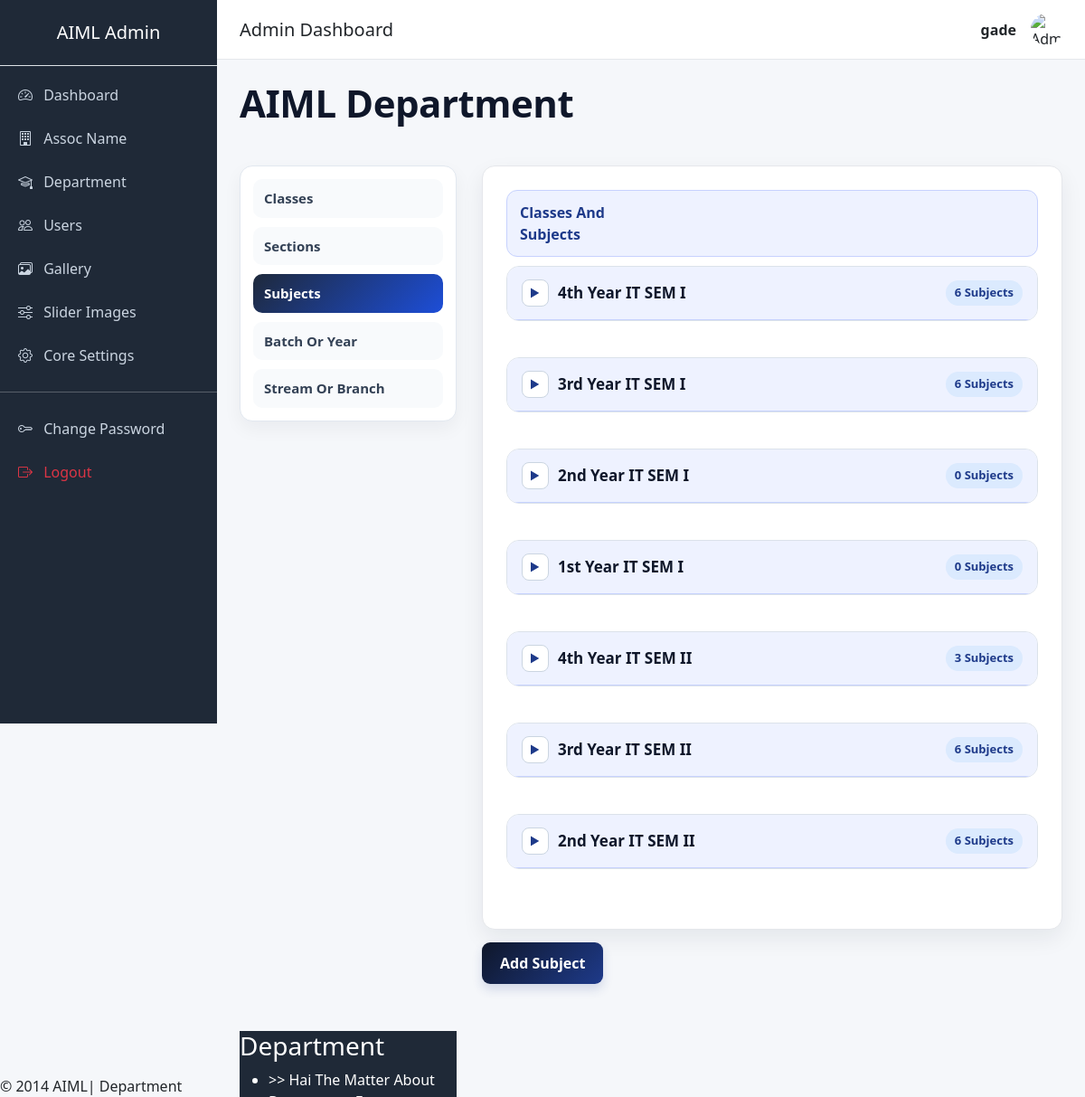
The page /admin/Subject/subjects.php (signed in) on the database its author committed.
### tables this page shows
CREATE TABLE IF NOT EXISTS `class` (
  `id` int(11) NOT NULL AUTO_INCREMENT,
  `class_code` varchar(500) NOT NULL,
  `class_name` varchar(500) NOT NULL,
  PRIMARY KEY (`id`)
);

CREATE TABLE IF NOT EXISTS `highlights` (
  `id` int(11) NOT NULL AUTO_INCREMENT,
  `type` int(11) NOT NULL,
  `high_light` blob NOT NULL,
  PRIMARY KEY (`id`)
);

### libraries/mysql.class.php (called while the page is built, shortened)
<?php
class DataBasePDO
{
	private static $hostname	=  DB_SERVER;
	private static $username	=  DB_USER;
	private static $password	=  DB_PASS;
	private static $dbname		=  DB_DATABASE;
	private static $instance 	= FALSE;
	private $db;
	public $fetch_mode 			= PDO::FETCH_ASSOC;
	private $last_statement		= NULL;
	public function __construct($connect = true, $dataBase = null, $server = null,$userName = null, $passWord = null){
			return self::$instance;
	}
	public function connectToDB(){
			$dns='mysql:host='.self::$hostname.';dbname='.self::$dbname;
	    	self::$instance = new PDO($dns, self::$username, self::$password);
	    	self::$instance->setAttribute(PDO::ATTR_ERRMODE, PDO::ERRMODE_EXCEPTION);
	    	$this->db = self::$instance;
	}
	public function getAllResults($sqlQuery = NULL){
			$this->internalQuery($sqlQuery);
			$result = $this->last_statement->fetchAll();
			return $result;
	}
	public function internalQuery($sqlQuery = NULL){
			$stmt = $this->db->query($sqlQuery);
			$stmt->setFetchMode($this->fetch_mode);
			$this->last_statement = $stmt;
			return TRUE;
	}
}
?>

### libraries/functions.class.php (called while the page is built, shortened)
<?php
	include_once("mysql.class.php");
	class DataFunctions {
		public $dbObj;
		public function __construct(){
			$this->dbObj = new DataBasePDO();
	}
	 public function getClassesWOPO($table){
			$sql		= 'SELECT
								id, class_code, class_name
						   FROM
						   		'.$table.'
						   WHERE
						   		id != 0';
			$result		= $this->dbObj->getAllResults($sql);
			return $result;
	 }
	 public function getSubjectsForClass($table,$classId){
			$sql		= 'SELECT
								id, sub_name, sub_code
							FROM
								'.$table.'
							WHERE
								class_id = '.$classId;
			$result		= $this->dbObj->getAllResults($sql);
			return $result;
	 }
	 public function getHighLights($table, $type){
			$sqlQuery	= 'SELECT id, type, high_light FROM '.$table.' WHERE type = '.$type.' ORDER BY id DESC';
			$result		= $this->dbObj->getAllResults($sqlQuery);
			return $result;
	}
}

### admin/Subject/subjects.php (the view, shortened to what this page needs)
<?php require_once(__DIR__ . '/../../config.php');
   require_once(LIB_PATH . '/functions.class.php');
   $fcObj	= new DataFunctions();
   $tbClass		= TB_CLASS;
   $tbSubject	= TB_SUBJECTS;
   $classes		= $fcObj->getClassesWOPO( $tbClass );
   $classesCnt	= sizeof($classes);
   for($i=0; $i<$classesCnt;$i++){
		$classId		= $classes[$i]['id'];
		$subjects[$i]	= $fcObj->getSubjectsForClass($tbSubject,$classId);
	}
	include_once('../layout/main_header.php');
?>
			<div id="page">
				<div id="content">
					<div class="post">
						<span class="alignCenter">
							<h4>AIML Department </h4>
						</span>
					</div>
					<div id='content_left' class='content_left'>
						<?php
							include_once('../layout/other_leftnav.php');
						?>
					</div>
					<div id='content_right' class='content_right'>
						<div class="comteeMem subjects-list">
							<div class="committeeTitle">Classes And Subjects</div>
							<?php
								for($j=0; $j< $classesCnt; $j++){
									$subjectsCnt = !empty($subjects[$j]) ? sizeof($subjects[$j]) : 0;
							?>
									<div class="class-block collapsed">
										<div class='class-header class-toggle-wrap'>
											<button type="button" class="class-toggle" aria-expanded="false" title="Expand">
												&#9660;
											</button>
											<span class="class-name"><?php echo $classes[$j]['class_name']; ?></span>
											<span class="class-count"><?php echo $subjectsCnt; ?> Subjects</span>
										</div>
									</div>
									<br class="clearfix" />
							<?php
								}
							?>
						</div>
						<div  class="eventCandName">
							<a href="add_subject.php" >
								<input type="button" class="button" value="Add Subject" />
							</a>
						</div>
					</div>
					<br class="clearfix" />
				</div>
				<?php
					include_once('../layout/sidebar.php');
				?>
				<br class="clearfix" />
			</div>
		</div>
<?php
	include_once('../layout/footer.php');
?>

### admin/layout/sidebar.php (shortened to what this page needs)
	<?php
	$tbHighLights		= TB_HIGHLIGHTS;
	$DepHighLights	= $fcObj->getHighLights( $tbHighLights, DEPARTMENT );
	$DeptHighCnt		= count( $DepHighLights );
?>				<div class="sidebar">
					<div class="post">
						<h3 class="sideHeader">AIML</h3>
						<?php
							if( isset( $_SESSION['adminId'] ) ){
						?>
						<div  class="addHighLight">
							<a href="add_highlight.php" >
							</a>
						</div>
						<?php
							}
						?>
					</div>
				</div>
				<div class="sidebar">
					<div class="post">
						<h3 class="sideHeader">Department</h3>
						<marquee behavior="scroll" direction="up" scrollamount="1" onMouseOver="this.stop();" onMouseOut="this.start();" height="140">
							<ul>
								<?php
									for ( $i=0; $i<$DeptHighCnt; $i++){
									?>
										<li <?php if( $i == 0 ){?> class="first" <?php }?>>
											>> <?php
												echo $DepHighLights[$i]['high_light'];
											?>
										</li>
									<?php
									}
								?>
							</ul>
						</marquee>
					</div>
				</div>

### admin/layout/main_header.php (style rules this page uses)
body { overflow-x: hidden; background: #f5f7fa; }
.sidebar { height: 100vh; background: #1f2937; color: #fff; position: fixed; width: 240px; }
.sidebar a { color: #cbd5e1; text-decoration: none; display: block; padding: 12px 20px; transition: 0.3s; }

### admin/layout/core_forms_style.php (style rules this page uses)
#page { max-width: 1120px; margin: 0 auto; }
#content { display: grid; grid-template-columns: 240px minmax(320px, 680px); gap: 28px; align-items: start; }
#content .post { grid-column: 1 / -1; margin-bottom: 2px; }
#content .post h4 { margin: 0; font-size: 42px; line-height: 1.1; font-weight: 800; letter-spacing: -0.5px; color: #0f172a; }
#content_left { background: #ffffff; border: 1px solid #e2e8f0; border-radius: 14px; padding: 14px; box-shadow: 0 8px 20px rgba(15, 23, 42, 0.05); min-height: 120px; }
#content_right .comteeMem { background: #ffffff; padding: 26px; border: 1px solid #e5e7eb; border-radius: 14px; box-shadow: 0 10px 24px rgba(15, 23, 42, 0.07); }
#content_right .committeeTitle, #content_right .subjHeader, #content_right .usersDetHeader { display: grid; grid-template-columns: minmax(160px, 1fr) minmax(220px, 1.4fr) minmax(180px, 1fr); gap: 14px; align-items: center; padding: 12px 14px; border-radius: 12px; }
#content_right .committeeTitle { background: #eef2ff; border: 1px solid #c7d2fe; color: #1e3a8a; font-weight: 700; margin-bottom: 10px; }
#content_right .subjName, #content_right .subjMaterials, #content_right .eventCandName { font-size: 15px; line-height: 1.4; word-break: break-word; }
#content_right .eventCandName a { text-decoration: none; }
#content_right .eventCandName input.button, #content_right .subjMaterials input.button { padding: 8px 14px; border: 0; border-radius: 9px; background: linear-gradient(135deg, #0f172a, #1e3a8a); color: #ffffff; font-size: 14px; font-weight: 600; min-height: 38px; cursor: pointer; box-shadow: 0 6px 12px rgba(30, 58, 138, 0.16); transition: transform .2s ease, filter .2s ease, box-shadow .2s ease; }
#content_right > .eventCandName { margin-top: 14px; }
#content_right > .eventCandName input.button { min-height: 46px; padding: 10px 20px; font-size: 16px; }

### admin/Subject/subjects.php (style rules this page uses)
.subjects-list .committeeTitle { display: block; }
.subjects-list .class-block { border: 1px solid #dbe2ea; border-radius: 14px; background: #f8fafc; margin-bottom: 16px; overflow: hidden; }
.subjects-list .class-toggle-wrap { display: flex; align-items: center; gap: 10px; font-weight: 700; padding: 14px 16px; background: #eef2ff; border-bottom: 1px solid #c7d2fe; cursor: pointer; }
.subjects-list .class-name { font-size: 17px; color: #0f172a; }
.subjects-list .class-count { margin-left: auto; font-size: 13px; font-weight: 600; color: #1e3a8a; background: #dbeafe; padding: 4px 10px; border-radius: 999px; }
.subjects-list .class-toggle { width: 30px; height: 30px; border: 1px solid #cbd5e1; border-radius: 8px; background: #ffffff; color: #1e3a8a; font-size: 12px; line-height: 1; cursor: pointer; display: inline-flex; align-items: center; justify-content: center; }
.subjects-list .class-block.collapsed .class-toggle { transform: rotate(-90deg); }

### rows shown on the page
class: class_name "4th Year IT SEM I", subjectsCnt "6"
class: class_name "3rd Year IT SEM I", subjectsCnt "6"
class: class_name "2nd Year IT SEM I", subjectsCnt "0"
class: class_name "1st Year IT SEM I", subjectsCnt "0"
class: class_name "4th Year IT SEM II", subjectsCnt "3"
class: class_name "3rd Year IT SEM II", subjectsCnt "6"
class: class_name "2nd Year IT SEM II", subjectsCnt "6"
highlights: high_light "Hai The Matter About…"

### other values the page prints
$_SESSION['adminFirstName'] "gade"
